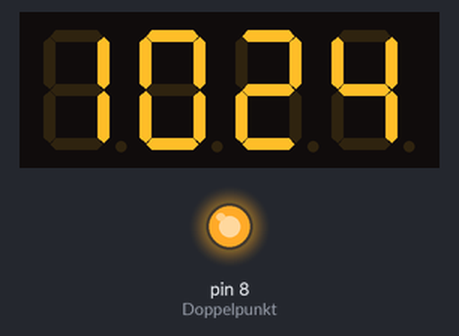
Recording of a sketch running on a simulated Arduino Uno, built with avr-gcc and run on an emulated ATmega328P. Parts: 4-digit seven-segment display, output pins drawn as LEDs (lit = HIGH). Wiring (inferred from the names in the program): BCD to 7-segment decoder: data pin 10, pin 11, pin 12, pin 13; 4-digit 7-segment display, segments lit when HIGH: segments Q0, Q1, Q2, Q3, Q4, Q5, Q6; digit selects pin 2, pin 3, pin 4, pin 5. The local clock reads 2024-03-15 10:24:30 at power-on unless the sketch sets it; the segment pins are drawn as the display they are named for; pins used as bus, display or sensor lines are not drawn.

Above: at 0.1 s.
At 30.1 s:
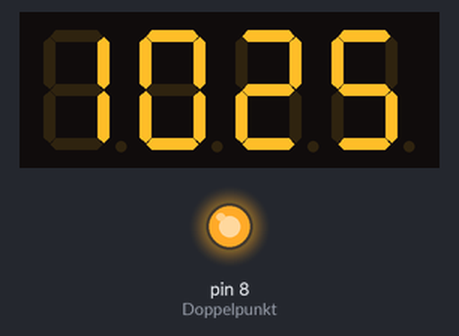
At 90.1 s:
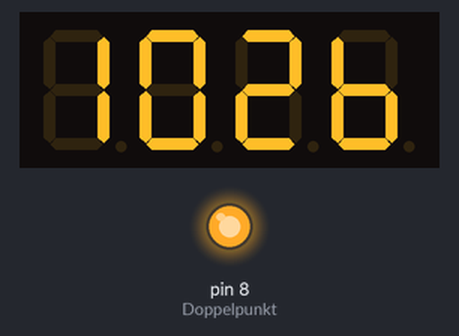
Timing chart, 0 to 91.6 s (numbered marks = the images above):
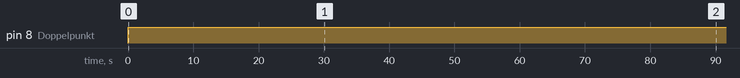

Measured:
- by itself, pin 8 (Doppelpunkt): LOW → HIGH at 0.00 s
- what the display in image 0 shows lasts 30.1 s, from 0.0 s to 30.1 s
- what the display in image 1 shows lasts 60.0 s, from 30.1 s to 90.1 s

The sketch:

7_Segment_5.ino
```cpp
/*******************************************************************************
Company     : Siemens Schweiz AG
Author      : Roshat Yilmaz/Ioannis Christodoulakis

Project     : Digitale Uhr
Version     : 1.0
Filename    : digital_Uhr.c
Created     : 01.01.2001 01:01

********************************************************************************
Release Notes:
Version  Date        Author                   Comment/Reason for change
1.0      28.02.2018  Roshat Yilmaz            First release
1.0      28.02.2018  Ioannis Christodoulakis  First release
*******************************************************************************/

// Bibliotheken für RTC-Modul
#include <Wire.h>
#include "RTClib.h" // Sketch --> Include Library

RTC_DS1307 rtc;

int UHR[4];
int Zahl; // dargestellte Zahl

int Delay = 1; // Verzoegerungszeit
int n, i, j, k; // Variablen für die for-Schleife

#define Doppelpunkt 8

//I/O Pin Definitionen
int BCD_0 = 10, BCD_1 = 11, BCD_2 = 12, BCD_3 = 13;
int Segment_A = 2, Segment_B = 3, Segment_C = 4, Segment_D = 5;

//Arrays
int Segmente[]={Segment_A, Segment_B, Segment_C, Segment_D};
int BCD[]={BCD_0, BCD_1, BCD_2, BCD_3};

void setup (){

  while (!Serial);

  Serial.begin(9600);

  if (! rtc.begin()){ Serial.println("Couldn't find RTC"); while (1);}//if

  if (! rtc.isrunning()){ Serial.println("RTC is NOT running!");
     rtc.adjust(DateTime(2018, 3, 05, 11, 57, 0));  //Einstellung für die Zeit RTC
  }//if

   for(i=0; i<4; i++){ // Output für 7 Segmente
       pinMode(Segmente[i], OUTPUT);
      }

    for(i=0; i<4; i++){ // Output für 7 Segmente
        pinMode(BCD[i], OUTPUT);
       }

        pinMode(Doppelpunkt,OUTPUT);
}// setup

void loop (){

    DateTime now = rtc.now();

              UHR[0] = now.hour(), DEC;
              UHR[0] = UHR[0] / 10;           // Erste Ziffer für Stunden: Zehner
              UHR[1] = now.hour(), DEC;
              UHR[1] = UHR[1] % 10;           // Zweite Ziffer für Stunden: Einer
              UHR[2] = now.minute(), DEC;
              UHR[2] = UHR[2] / 10;           // Dritte Ziffer für Minuten: Zehner
              UHR[3] = now.minute(), DEC;
              UHR[3] = UHR[3] % 10;           // Vierte Ziffer für Minuten: Einer

           /* Serial.print("Uhrzeit: ");
              Serial.print(now.hour());
              Serial.print(":");
              Serial.println(now.minute()); */

              for(n=0;n<4;n++){

              Zahl = UHR[n];

              switch(Zahl){

                  case 0: digitalWrite(BCD_0, LOW );     //BCD Code 0 = 0000
                          digitalWrite(BCD_1, LOW );
                          digitalWrite(BCD_2, LOW );
                          digitalWrite(BCD_3, LOW );
                          break;

                  case 1: digitalWrite(BCD_0, HIGH );     //BCD Code 1 = 0001
                          digitalWrite(BCD_1, LOW );
                          digitalWrite(BCD_2, LOW );
                          digitalWrite(BCD_3, LOW );
                          break;

                  case 2: digitalWrite(BCD_0, LOW );     //BCD Code 2 = 0010
                          digitalWrite(BCD_1, HIGH );
                          digitalWrite(BCD_2, LOW );
                          digitalWrite(BCD_3, LOW );
                          break;

                  case 3: digitalWrite(BCD_0, HIGH );     //BCD Code 3 = 0011
                          digitalWrite(BCD_1, HIGH );
                          digitalWrite(BCD_2, LOW );
                          digitalWrite(BCD_3, LOW );
                          break;

                  case 4: digitalWrite(BCD_0, LOW );     //BCD Code 4 = 0100
                          digitalWrite(BCD_1, LOW );
                          digitalWrite(BCD_2, HIGH );
                          digitalWrite(BCD_3, LOW );
                          break;

                  case 5: digitalWrite(BCD_0, HIGH );     //BCD Code 5 = 0101
                          digitalWrite(BCD_1, LOW );
                          digitalWrite(BCD_2, HIGH );
                          digitalWrite(BCD_3, LOW );
                          break;

                  case 6: digitalWrite(BCD_0, LOW );                   //BCD Code 6 = 0110
                          digitalWrite(BCD_1, HIGH );
                          digitalWrite(BCD_2, HIGH );
                          digitalWrite(BCD_3, LOW );
                          break;

                  case 7: digitalWrite(BCD_0, HIGH );                  //BCD Code 7 = 0111
                          digitalWrite(BCD_1, HIGH );
                          digitalWrite(BCD_2, HIGH );
                          digitalWrite(BCD_3, LOW );
                          break;

                  case 8: digitalWrite(BCD_0, LOW );                   //BCD Code 8 = 1000
                          digitalWrite(BCD_1, LOW );
                          digitalWrite(BCD_2, LOW );
                          digitalWrite(BCD_3, HIGH );
                          break;

                  case 9: digitalWrite(BCD_0, HIGH );                 //BCD Code 9 = 1001
                          digitalWrite(BCD_1, LOW );
                          digitalWrite(BCD_2, LOW );
                          digitalWrite(BCD_3, HIGH );
                          break;

                  default:
                             for(k=0; k<4; k++){                     // 7.Segment Blank
                                 digitalWrite(BCD[k], HIGH);
                                }//for
                          break;
                 }//switch

                 switch(n){
                   case 0 : digitalWrite(Segment_A, HIGH);           //Multiplex 1. 7 Segment anzeigen
                            digitalWrite(Segment_B, LOW);
                            digitalWrite(Segment_C, LOW);
                            digitalWrite(Segment_D, LOW);
                            digitalWrite(Doppelpunkt,HIGH);
                            break;

                   case 1 : digitalWrite(Segment_A, LOW);
                            digitalWrite(Segment_B, HIGH);           //Multiplex 2. 7 Segment anzeigen
                            digitalWrite(Segment_C, LOW);
                            digitalWrite(Segment_D, LOW);
                            digitalWrite(Doppelpunkt,HIGH);
                            break;

                   case 2 : digitalWrite(Segment_A, LOW);
                            digitalWrite(Segment_B, LOW);
                            digitalWrite(Segment_C, HIGH);          //Multiplex 3. 7 Segment anzeigen
                            digitalWrite(Segment_D, LOW);
                            digitalWrite(Doppelpunkt,HIGH);
                            break;

                   case 3 : digitalWrite(Segment_A, LOW);
                            digitalWrite(Segment_B, LOW);
                            digitalWrite(Segment_C, LOW);
                            digitalWrite(Segment_D, HIGH);          //Multiplex 4. 7 Segment anzeigen
                            digitalWrite(Doppelpunkt,HIGH);
                            break;

                   default:
                              for(j=0; j<4; j++){                  // Bei Fehler kein 7 Segment anzeigen
                                  digitalWrite(Segmente[j], LOW);
                                 }//for
                            break;
                 }//switch

                 delay(Delay);

             }//for
}//loop
```
